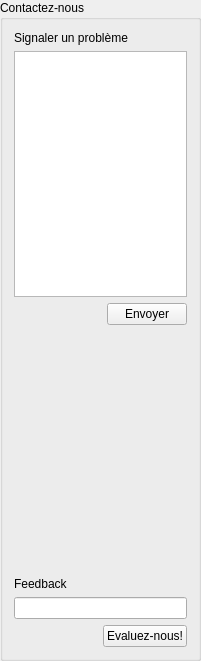
          <widget class="QGroupBox" name="groupBox_35">
           <property name="geometry">
            <rect>
             <x>720</x>
             <y>30</y>
             <width>201</width>
             <height>661</height>
            </rect>
           </property>
           <property name="title">
            <string>Contactez-nous</string>
           </property>
           <layout class="QVBoxLayout" name="verticalLayout_67">
            <item>
             <layout class="QVBoxLayout" name="verticalLayout_66">
              <item>
               <widget class="QLabel" name="label_19">
                <property name="text">
                 <string>Signaler un problème</string>
                </property>
               </widget>
              </item>
              <item>
               <widget class="QPlainTextEdit" name="plainTextEdit_probleme"/>
              </item>
              <item>
               <layout class="QHBoxLayout" name="horizontalLayout_121">
                <item>
                 <spacer name="horizontalSpacer_13">
                  <property name="orientation">
                   <enum>Qt::Horizontal</enum>
                  </property>
                  <property name="sizeHint" stdset="0">
                   <size>
                    <width>40</width>
                    <height>20</height>
                   </size>
                  </property>
                 </spacer>
                </item>
                <item>
                 <widget class="QPushButton" name="pushButton_4">
                  <property name="text">
                   <string>Envoyer</string>
                  </property>
                 </widget>
                </item>
               </layout>
              </item>
              <item>
               <spacer name="verticalSpacer_12">
                <property name="orientation">
                 <enum>Qt::Vertical</enum>
                </property>
                <property name="sizeHint" stdset="0">
                 <size>
                  <width>20</width>
                  <height>40</height>
                 </size>
                </property>
               </spacer>
              </item>
              <item>
               <widget class="QLabel" name="label_20">
                <property name="text">
                 <string>Feedback</string>
                </property>
               </widget>
              </item>
              <item>
               <layout class="QHBoxLayout" name="horizontalLayout_153">
                <item>
                 <widget class="QLineEdit" name="lineEdit"/>
                </item>
               </layout>
              </item>
              <item>
               <layout class="QHBoxLayout" name="horizontalLayout_157">
                <item>
                 <spacer name="horizontalSpacer_31">
                  <property name="orientation">
                   <enum>Qt::Horizontal</enum>
                  </property>
                  <property name="sizeHint" stdset="0">
                   <size>
                    <width>40</width>
                    <height>20</height>
                   </size>
                  </property>
                 </spacer>
                </item>
                <item>
                 <widget class="QPushButton" name="pushButton">
                  <property name="text">
                   <string>Evaluez-nous!</string>
                  </property>
                 </widget>
                </item>
               </layout>
              </item>
             </layout>
            </item>
           </layout>
          </widget>
